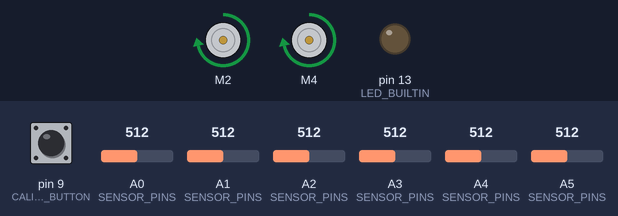
The sketch below on a simulated Arduino Uno, built with avr-gcc and run on an emulated ATmega328P. On the bench: 2 × DC motor (green arrow = forward, orange = backward, longer = faster), output pins drawn as LEDs (lit = HIGH). Inputs (shaded band) come from the test bench; at power-on: A5 (SENSOR_PINS) = 512, A0 (SENSOR_PINS) = 512, A1 (SENSOR_PINS) = 512, A4 (SENSOR_PINS) = 512, A3 (SENSOR_PINS) = 512, pin 9 (CALIBRATE_BUTTON) HIGH, A2 (SENSOR_PINS) = 512. EEPROM starts erased; what the sketch prints to the serial monitor is not drawn.

Above: at 17.3 s.
17.4 s: A5 (SENSOR_PINS) set to 716
At 17.58 s:
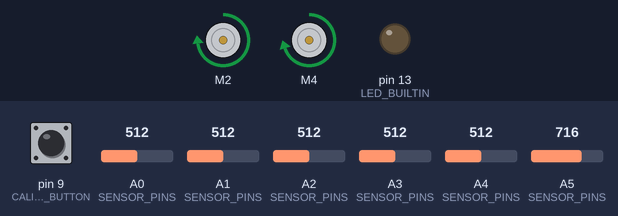
19.1 s: A0 (SENSOR_PINS) set to 716
At 19.9 s:
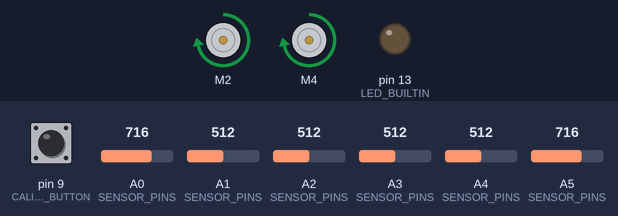
20.6 s: A1 (SENSOR_PINS) set to 716
At 21.0 s:
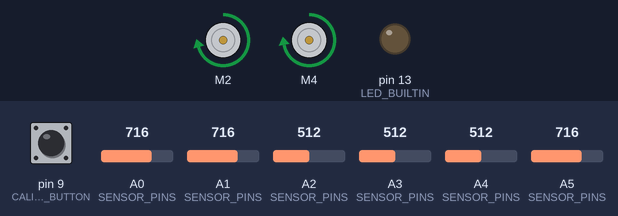
22.1 s: A5 (SENSOR_PINS) set to 80
At 22.27 s:
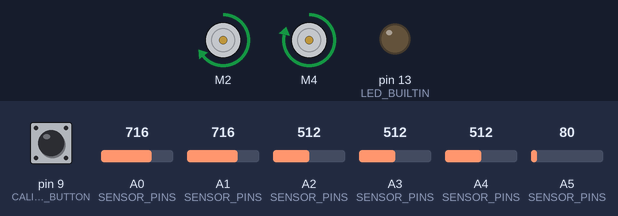
25.1 s: A4 (SENSOR_PINS) set to 210
At 27.0 s:
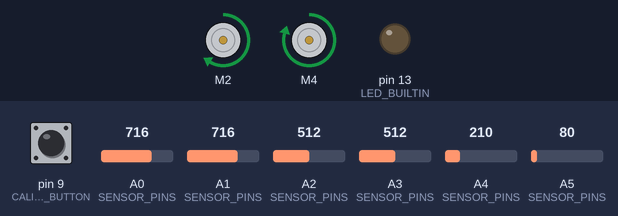
27.4 s: A3 (SENSOR_PINS) set to 306
At 28.6 s:
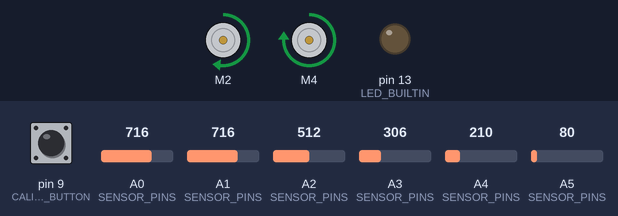
Timing chart, 0 to 29.9 s (numbered marks = the images above; inputs shaded):
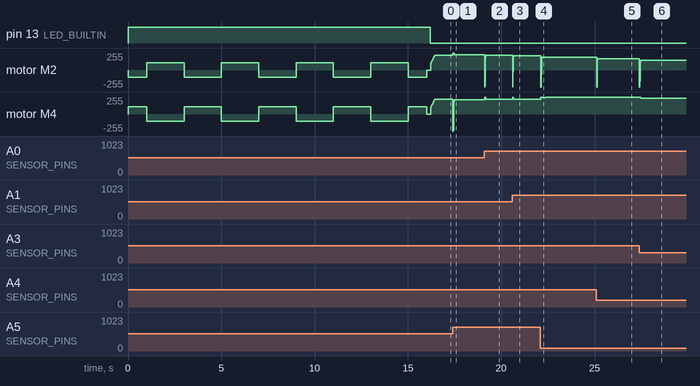

The sketch:

test.ino
```cpp
#include <Arduino.h>
#include <L298NX2.h>
#include <QTRSensors.h>
#include <EEPROM.h>

static constexpr uint8_t SENSOR_COUNT = 6;
static constexpr uint8_t SENSOR_PINS[SENSOR_COUNT] = {A0, A1, A2, A3, A4, A5};
// static constexpr uint8_t EMITTER_PIN = 8; // set to QTR_NO_EMITTER_PIN if unused

static constexpr uint8_t AIN1 = 2;
static constexpr uint8_t AIN2 = 3;
static constexpr uint8_t BIN1 = 4;
static constexpr uint8_t BIN2 = 7;
static constexpr uint8_t PWMA = 5;
static constexpr uint8_t PWMB = 6;

static constexpr uint8_t CALIBRATE_BUTTON = 9; // optional: hold LOW at boot to force fresh calibration
static constexpr int EEPROM_MAGIC_ADDR = 0;
static constexpr uint8_t EEPROM_MAGIC_VAL = 0xA5;

// ===================================================================
//  TUNING CONSTANTS  (start here, adjust after test runs)
// ===================================================================
// PID gains
static constexpr float KP = 0.045f;
static constexpr float KI = 0.0006f;
static constexpr float KD = 0.55f;
static constexpr float D_FILTER_ALPHA = 0.6f; // 0..1, higher = trust new sample more

// Speed profile
static constexpr int SPEED_MAX = 220;     // top speed on straights
static constexpr int SPEED_MIN = 90;      // floor speed in hard corners
static constexpr int SPEED_SEARCH = 110;  // pivot speed while searching for line
static constexpr int SPEED_RAMP_STEP = 4; // max change in speed per loop (acceleration limiter)

// Error thresholds (raw error is centerVal - position, centerVal = (SENSOR_COUNT-1)*1000/2)
static constexpr int ERROR_CORNER_1 = 800;   // mild turn -> start shedding speed
static constexpr int ERROR_CORNER_2 = 1500;  // hard turn -> drop to near SPEED_MIN
static constexpr int SENSOR_SATURATED = 900; // 0-1000 scale, "fully on black" threshold on an outer sensor

// Line-loss / gap handling (spec explicitly allows gaps in the line)
static constexpr unsigned long GAP_GRACE_MS = 150;       // coast straight this long before searching
static constexpr unsigned long SEARCH_TIMEOUT_MS = 2500; // safety stop if line never found again

// Sharp turn confirmation - avoid false triggers from noise
static constexpr uint8_t SHARP_TURN_CONFIRM_COUNT = 3;

// Calibration sweep tuning - how wide/long the robot rocks left-right
// over the line at boot. Increase these if a sensor never reaches a
// solid black/white extreme during calibration (check with the
// debug print in Robot::calibrateInPlace).
static constexpr int CALIBRATION_PIVOT_SPEED = 110;   // motor speed while rocking
static constexpr int CALIBRATION_SWEEP_SAMPLES = 40;  // samples per half-rock (edge to center)
static constexpr int CALIBRATION_CROSS_SAMPLES = 80;  // samples for the full-width crossing
static constexpr int CALIBRATION_ROUNDS = 4;          // how many times to repeat the rock
static constexpr int CALIBRATION_SAMPLE_DELAY_MS = 5; // delay between samples (also sets rock speed)

// ===================================================================
//  PID CONTROLLER
// ===================================================================
class PIDController
{
private:
    float kp, ki, kd;
    float integral = 0;
    float prevError = 0;
    float filteredDerivative = 0;
    unsigned long lastTimeUs = 0;
    bool firstRun = true;

public:
    PIDController(float p, float i, float d) : kp(p), ki(i), kd(d) {}

    void reset()
    {
        integral = 0;
        prevError = 0;
        filteredDerivative = 0;
        firstRun = true;
    }

    float update(float error)
    {
        unsigned long now = micros();
        float dt = firstRun ? 0.01f : (now - lastTimeUs) / 1e6f;
        if (dt <= 0)
            dt = 0.001f;
        lastTimeUs = now;
        firstRun = false;

        // Integral with anti-windup clamp
        integral += error * dt;
        integral = constrain(integral, -3000.0f, 3000.0f);

        // Raw derivative, then low-pass filtered to kill sensor jitter
        float rawDerivative = (error - prevError) / dt;
        filteredDerivative = D_FILTER_ALPHA * rawDerivative +
                             (1 - D_FILTER_ALPHA) * filteredDerivative;
        prevError = error;

        return (kp * error) + (ki * integral) + (kd * filteredDerivative);
    }
};


class LineSensor
{
private:
    QTRSensors qtr;
    uint16_t values[SENSOR_COUNT];
    static constexpr int CENTER = (SENSOR_COUNT - 1) * 1000 / 2; // 2500 for 6 sensors

public:
    void begin()
    {
        qtr.setTypeAnalog();
        qtr.setSensorPins((const uint8_t[]){SENSOR_PINS[0], SENSOR_PINS[1], SENSOR_PINS[2],
                                            SENSOR_PINS[3], SENSOR_PINS[4], SENSOR_PINS[5]},
                          SENSOR_COUNT);
        // if (EMITTER_PIN != QTR_NO_EMITTER_PIN)
        // qtr.setEmitterPin(EMITTER_PIN);
    }

    // Take one calibration sample (call repeatedly while physically
    // sweeping the robot over the line - see Robot::calibrateInPlace).
    void calibrateSample()
    {
        qtr.calibrate();
    }

    void printCalibrationDebug()
    {
        Serial.println(F("--- calibration min/max per sensor ---"));
        for (uint8_t i = 0; i < SENSOR_COUNT; i++)
        {
            Serial.print(i);
            Serial.print(F(": min="));
            Serial.print(qtr.calibrationOn.minimum[i]);
            Serial.print(F(" max="));
            Serial.println(qtr.calibrationOn.maximum[i]);
        }
    }

    void saveCalibrationToEEPROM()
    {
        int addr = EEPROM_MAGIC_ADDR;
        EEPROM.update(addr++, EEPROM_MAGIC_VAL);
        for (uint8_t i = 0; i < SENSOR_COUNT; i++)
        {
            EEPROM.put(addr, qtr.calibrationOn.minimum[i]);
            addr += sizeof(uint16_t);
            EEPROM.put(addr, qtr.calibrationOn.maximum[i]);
            addr += sizeof(uint16_t);
        }
    }

    bool loadCalibrationFromEEPROM()
    {
        int addr = EEPROM_MAGIC_ADDR;
        if (EEPROM.read(addr) != EEPROM_MAGIC_VAL)
            return false;
        addr++;

        qtr.calibrationOn.initialized = true;
        static uint16_t mins[SENSOR_COUNT], maxs[SENSOR_COUNT];
        for (uint8_t i = 0; i < SENSOR_COUNT; i++)
        {
            EEPROM.get(addr, mins[i]);
            addr += sizeof(uint16_t);
            EEPROM.get(addr, maxs[i]);
            addr += sizeof(uint16_t);
        }
        qtr.calibrationOn.minimum = mins;
        qtr.calibrationOn.maximum = maxs;
        return true;
    }

    // Returns 0..5000 style position (QTR convention)
    uint16_t read()
    {
        return qtr.readLineBlack(values);
    }

    int error()
    {
        return CENTER - (int)read();
    }

    bool noLine()
    {
        for (uint8_t i = 0; i < SENSOR_COUNT; i++)
            if (values[i] > 200)
                return false;
        return true;
    }

    // Outer sensor saturation = strong signal of a sharp corner / right angle
    bool outerLeftSaturated() { return values[0] > SENSOR_SATURATED; }
    bool outerRightSaturated() { return values[SENSOR_COUNT - 1] > SENSOR_SATURATED; }

    int strength()
    {
        int total = 0;
        for (uint8_t i = 0; i < SENSOR_COUNT; i++)
            total += values[i];
        return total;
    }
};

// ===================================================================
//  ROBOT
// ===================================================================
enum RobotState
{
    FOLLOWING,
    GAP,
    SEARCHING,
    SHARP_TURN
};

class Robot
{
private:
    LineSensor sensor;
    PIDController pid;
    L298NX2 driver;

    RobotState state = FOLLOWING;
    int lastError = 0;            // sign tells us which side the line was last on
    int currentSpeed = SPEED_MIN; // ramped speed, avoids sudden jerks
    unsigned long lineLostAt = 0;
    unsigned long searchStartedAt = 0;
    uint8_t sharpTurnCounter = 0;

    void setMotorA(int speed)
    {
        speed = constrain(speed, -255, 255);
        driver.setSpeedA(abs(speed));
        if (speed >= 0)
            driver.forwardA();
        else
            driver.backwardA();
    }

    void setMotorB(int speed)
    {
        speed = constrain(speed, -255, 255);
        driver.setSpeedB(abs(speed));
        if (speed >= 0)
            driver.forwardB();
        else
            driver.backwardB();
    }

    void drive(int left, int right)
    {
        setMotorA(left);
        setMotorB(right);
    }

    void stopMotors() { drive(0, 0); }

    // Dynamic base speed: fast on straights, progressively slower into
    // corners, with a ramp limiter so it doesn't jump abruptly (which
    // would upset the PID and risk skidding off the 3cm-wide line).
    int calculateTargetSpeed(int error)
    {
        int target = SPEED_MAX;
        int absErr = abs(error);

        if (absErr > ERROR_CORNER_1)
        {
            // linear taper between corner-1 and corner-2 thresholds
            int span = ERROR_CORNER_2 - ERROR_CORNER_1;
            int over = constrain(absErr - ERROR_CORNER_1, 0, span);
            target = map(over, 0, span, SPEED_MAX, SPEED_MIN);
        }

        if (sensor.outerLeftSaturated() || sensor.outerRightSaturated())
            target = min(target, SPEED_MIN + 20);

        return constrain(target, SPEED_MIN, SPEED_MAX);
    }

    void rampSpeedTowards(int target)
    {
        if (currentSpeed < target)
            currentSpeed = min(currentSpeed + SPEED_RAMP_STEP, target);
        else if (currentSpeed > target)
            currentSpeed = max(currentSpeed - SPEED_RAMP_STEP, target);
    }

public:
    Robot() : pid(KP, KI, KD),
              driver(PWMA, AIN1, AIN2, PWMB, BIN1, BIN2)
    {
    }

    void begin()
    {
        pinMode(LED_BUILTIN, OUTPUT);
        pinMode(CALIBRATE_BUTTON, INPUT_PULLUP);

        sensor.begin();

        bool forceCalibrate = (digitalRead(CALIBRATE_BUTTON) == LOW);

        if (!forceCalibrate && sensor.loadCalibrationFromEEPROM())
        {
            // Reuse last calibration - blink twice to confirm and skip
            // the physical sweep (saves time between competition runs).
            for (int i = 0; i < 2; i++)
            {
                digitalWrite(LED_BUILTIN, HIGH);
                unsigned long start = millis();
                while (millis() - start < 150)
                {
                }

                digitalWrite(LED_BUILTIN, LOW);
                start = millis();
                while (millis() - start < 150)
                {
                }
            }
        }
        else
        {
            calibrateInPlace();
        }
    }

    // Physically sweeps the robot left/right across the line while
    // sampling, then stores the min/max readings to EEPROM so the
    // next boot can skip this step (hold CALIBRATE_BUTTON to redo it).
    void calibrateInPlace()
    {
        digitalWrite(LED_BUILTIN, HIGH);
        for (int sweep = 0; sweep < CALIBRATION_ROUNDS; sweep++)
        {
            unsigned long start = millis();
            drive(-CALIBRATION_PIVOT_SPEED, CALIBRATION_PIVOT_SPEED);
            for (int j = 0; j < CALIBRATION_SWEEP_SAMPLES; j++)
            {
                sensor.calibrateSample();
                while (millis() - start < CALIBRATION_SAMPLE_DELAY_MS)
                {
                }
            }

            drive(CALIBRATION_PIVOT_SPEED, -CALIBRATION_PIVOT_SPEED);
            for (int j = 0; j < CALIBRATION_CROSS_SAMPLES; j++)
            {
                sensor.calibrateSample();
                while (millis() - start < CALIBRATION_SAMPLE_DELAY_MS)
                {
                }
            }

            drive(-CALIBRATION_PIVOT_SPEED, CALIBRATION_PIVOT_SPEED);
            for (int j = 0; j < CALIBRATION_SWEEP_SAMPLES; j++)
            {
                sensor.calibrateSample();
                while (millis() - start < CALIBRATION_SAMPLE_DELAY_MS)
                {
                }
            }
        }
        stopMotors();
        sensor.saveCalibrationToEEPROM();
        sensor.printCalibrationDebug(); // check Serial Monitor: widen sweep if any sensor's
                                        // min/max range looks too narrow (e.g. under ~300)
        digitalWrite(LED_BUILTIN, LOW);
    }

    void update()
    {
        sensor.read();
        int error = sensor.error();

        bool sharpLeft = sensor.outerLeftSaturated();
        bool sharpRight = sensor.outerRightSaturated();
        bool lost = sensor.noLine();

        // ---- State transitions -----------------------------------
        if (!lost)
        {
            lastError = error;
            sharpTurnCounter = (sharpLeft || sharpRight) ? min(sharpTurnCounter + 1, 255) : 0;

            if (sharpTurnCounter >= SHARP_TURN_CONFIRM_COUNT && abs(error) > ERROR_CORNER_2)
                state = SHARP_TURN;
            else
                state = FOLLOWING;
        }
        else
        {
            if (state == FOLLOWING || state == SHARP_TURN)
            {
                state = GAP;
                lineLostAt = millis();
            }
            else if (state == GAP && millis() - lineLostAt > GAP_GRACE_MS)
            {
                state = SEARCHING;
                searchStartedAt = millis();
            }
            else if (state == SEARCHING && millis() - searchStartedAt > SEARCH_TIMEOUT_MS)
            {
                // Truly lost - stop rather than wander off the arena
                stopMotors();
                return;
            }
        }

        // ---- Behavior per state ----------------------------------
        switch (state)
        {
        case FOLLOWING:
        {
            int target = calculateTargetSpeed(error);
            rampSpeedTowards(target);

            float correction = pid.update((float)error);
            drive(currentSpeed - (int)correction,
                  currentSpeed + (int)correction);
            break;
        }

        case SHARP_TURN:
        {
            // Confirmed hard corner (45 deg / 150 deg bends, right
            // angles): controlled pivot toward the side with signal,
            // slower than a full spin so we don't overshoot the
            // narrow 3cm line on exit.
            rampSpeedTowards(SPEED_MIN);
            if (error > 0)
                drive(-currentSpeed / 2, currentSpeed);
            else
                drive(currentSpeed, -currentSpeed / 2);
            break;
        }

        case GAP:
        {
            // Line spec allows gaps - coast straight on the last
            // known good speed/heading rather than reacting to
            // sensor noise.
            drive(currentSpeed, currentSpeed);
            break;
        }

        case SEARCHING:
        {
            // Pivot toward whichever side the line was last seen on.
            if (lastError >= 0)
                drive(-SPEED_SEARCH, SPEED_SEARCH);
            else
                drive(SPEED_SEARCH, -SPEED_SEARCH);
            break;
        }
        }
    }
};

Robot robot;

void setup()
{
    Serial.begin(9600);
    robot.begin();
}

void loop()
{
    robot.update();
}
```

Measured:
- after the input at 17.4 s, motor M2: forward 220/255 → forward 255/255 at once, → forward 226/255 0.07 s later, → forward 227/255 0.19 s later; motor M4: forward 220/255 → forward 214/255 at once, → forward 213/255 0.27 s later
- after the input at 19.1 s, motor M2: forward 227/255 → forward 220/255 at once; motor M4: forward 213/255 → forward 220/255 at once
- after the input at 20.6 s, motor M2: forward 220/255 → forward 217/255 at once; motor M4: forward 220/255 → forward 223/255 at once
- after the input at 22.1 s, motor M2: forward 217/255 → forward 193/255 at once, → forward 192/255 0.24 s later, → forward 191/255 2.7 s later; motor M4: forward 223/255 → forward 255/255 at once, → forward 247/255 0.08 s later, → forward 248/255 0.17 s later, → forward 249/255 2.7 s later
- after the input at 25.1 s, motor M2: forward 191/255 → forward 171/255 at once, → forward 170/255 0.86 s later; motor M4: forward 249/255 → forward 255/255 at once, → forward 249/255 0.07 s later, → forward 250/255 0.79 s later
- after the input at 27.4 s, motor M2: forward 170/255 → forward 145/255 at once; motor M4: forward 250/255 → forward 255/255 at once, → forward 235/255 0.07 s later
